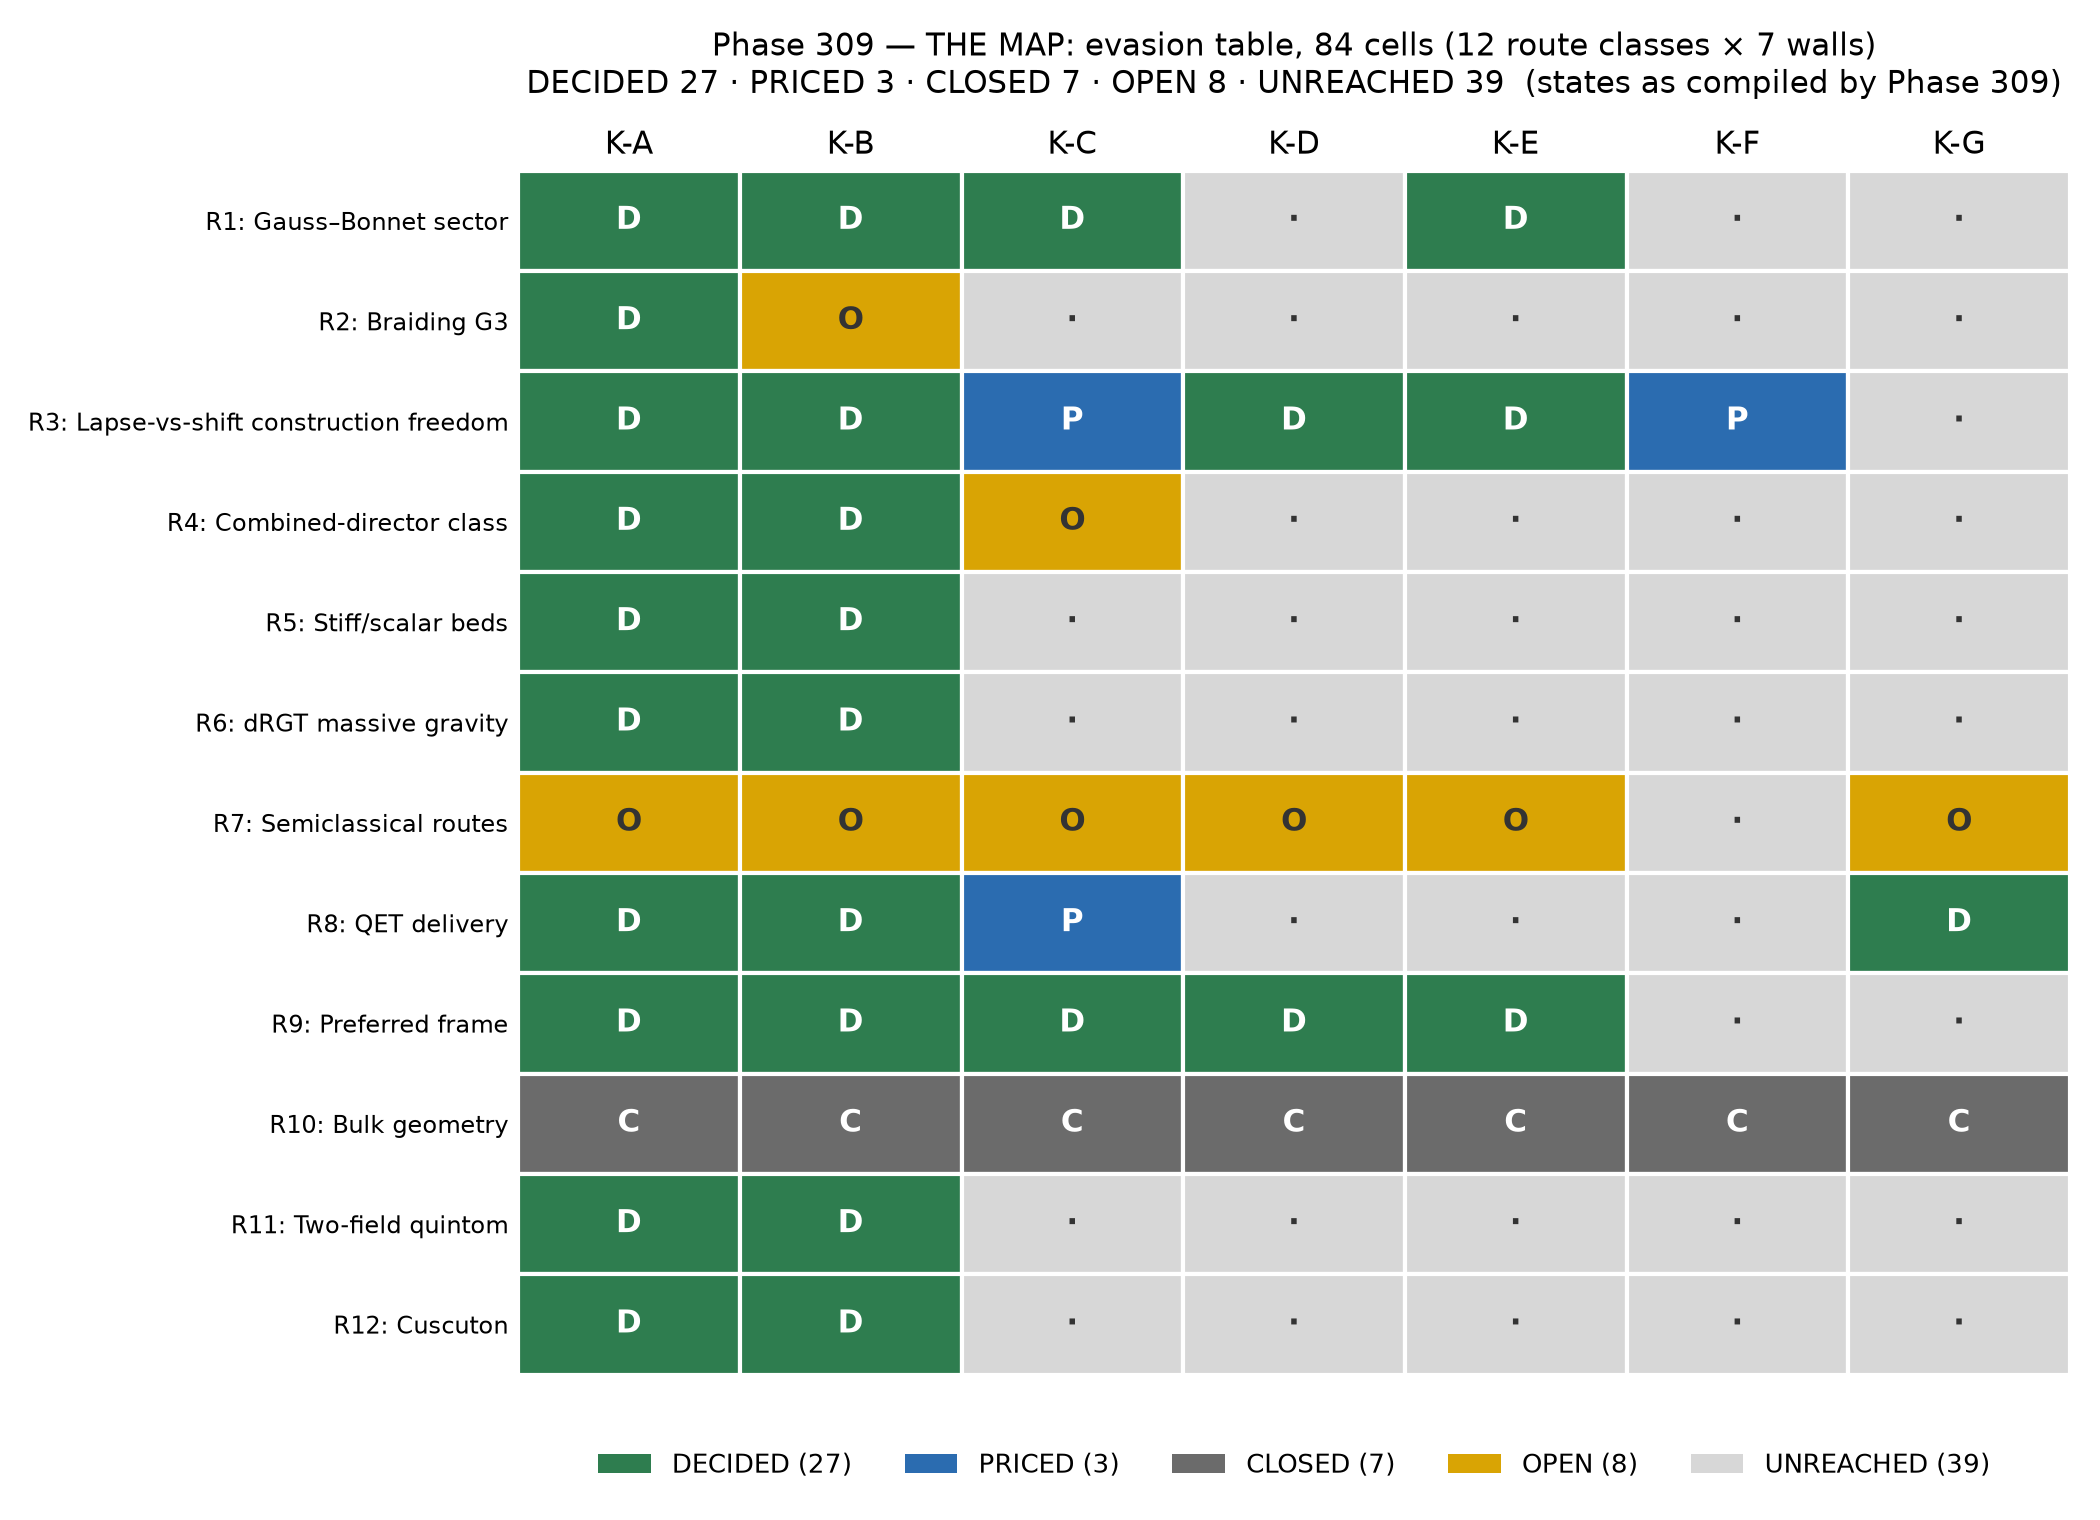

This chart was generated by the following Python code:
#!/usr/bin/env python3
"""Figure: Phase 309 design-space map -- the 84-cell evasion table as a grid.

The grid is PARSED from the stored map document itself
(phase309/results/DESIGN_SPACE_MAP.md, section (i), rows 1-12 x walls
K-A..K-G, cell entries of the form '**K-X -- STATE'). No cell state is
typed into this script; the parser asserts 84 cells.

Source: phase309/results/DESIGN_SPACE_MAP.md
Output: fig_phase309_map.png
"""
import re
from collections import Counter

import numpy as np
import matplotlib
matplotlib.use("Agg")
import matplotlib.pyplot as plt
from matplotlib.patches import Patch

ROOT = "/home/hatch/workspace/warp-pilot"
doc = open(f"{ROOT}/phase309/results/DESIGN_SPACE_MAP.md", encoding="utf-8").read()
sec = doc.split("## 1. The 84 cells, row by row")[1].split("## 2. Rows considered")[0]

STATES = ["DECIDED", "PRICED", "CLOSED", "OPEN", "UNREACHED"]
COLORS = {"DECIDED": "#2e7d4f", "PRICED": "#2b6cb0", "CLOSED": "#6b6b6b",
          "OPEN": "#d9a404", "UNREACHED": "#d7d7d7"}
LETTER = {"DECIDED": "D", "PRICED": "P", "CLOSED": "C", "OPEN": "O",
          "UNREACHED": "·"}

rows = {}
cur = None
for line in sec.splitlines():
    mh = re.match(r"### Row (\d+) — (.+)", line)
    if mh:
        cur = int(mh.group(1))
        name = re.split(r"[;(]", mh.group(2))[0].strip()
        rows[cur] = {"name": name, "cells": {}}
        continue
    mc = re.search(r"\*\*K-([A-G]) — (DECIDED|PRICED|CLOSED|OPEN|UNREACHED)", line)
    if mc and cur is not None and mc.group(1) not in rows[cur]["cells"]:
        rows[cur]["cells"][mc.group(1)] = mc.group(2)

grid = []
counts = Counter()
for r in range(1, 13):
    assert r in rows, f"row {r} missing"
    row = []
    for k in "ABCDEFG":
        st = rows[r]["cells"].get(k)
        assert st, f"cell R{r} K-{k} not parsed"
        row.append(st)
        counts[st] += 1
    grid.append(row)
total = sum(counts.values())
print(f"parsed {total} cells:", dict(counts))
assert total == 84

fig, ax = plt.subplots(figsize=(10.5, 7.6))
fig.patch.set_facecolor("white")
for i, row in enumerate(grid):
    for j, st in enumerate(row):
        ax.add_patch(plt.Rectangle((j, 11 - i), 1, 1, facecolor=COLORS[st],
                                   edgecolor="white", lw=1.5))
        ax.text(j + 0.5, 11 - i + 0.5, LETTER[st], ha="center", va="center",
                fontsize=11, fontweight="bold",
                color="white" if st in ("DECIDED", "PRICED", "CLOSED") else "#333333")
ax.set_xlim(0, 7)
ax.set_ylim(0, 12)
ax.set_xticks(np.arange(7) + 0.5)
ax.set_xticklabels([f"K-{c}" for c in "ABCDEFG"], fontsize=11)
ax.xaxis.set_ticks_position("top")
ax.set_yticks(np.arange(12) + 0.5)
ax.set_yticklabels([f"R{r}: {rows[r]['name']}" for r in range(12, 0, -1)],
                   fontsize=8.6)
ax.tick_params(length=0)
for sp in ax.spines.values():
    sp.set_visible(False)
ax.set_title("Phase 309 — THE MAP: evasion table, 84 cells (12 route classes × 7 walls)\n"
             + " · ".join(f"{s} {counts[s]}" for s in STATES)
             + "  (states as compiled by Phase 309)", fontsize=11, pad=28)
ax.legend(handles=[Patch(facecolor=COLORS[s], label=f"{s} ({counts[s]})")
                   for s in STATES],
          loc="upper center", bbox_to_anchor=(0.5, -0.045), ncol=5, fontsize=9.5,
          frameon=False)
fig.tight_layout()
out = f"{ROOT}/publication/figures/fig_phase309_map.png"
fig.savefig(out, dpi=200, facecolor="white")
print("wrote", out)
